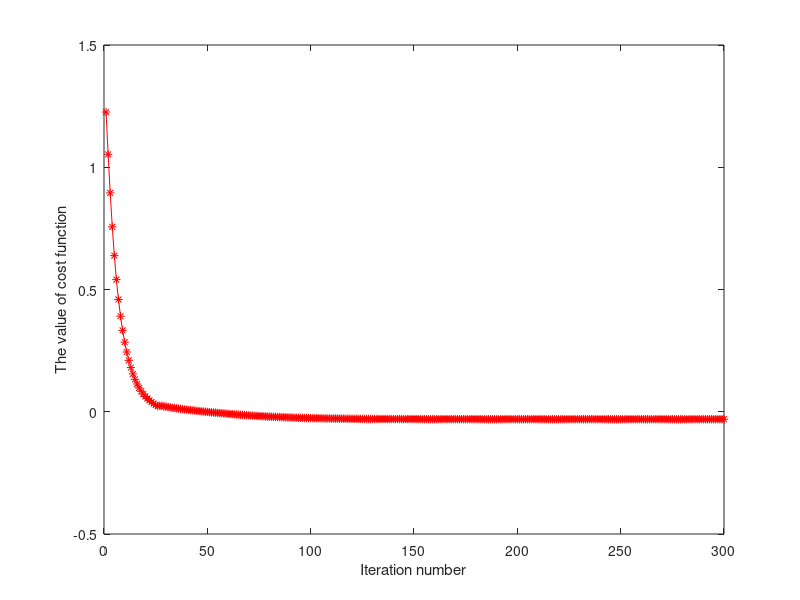
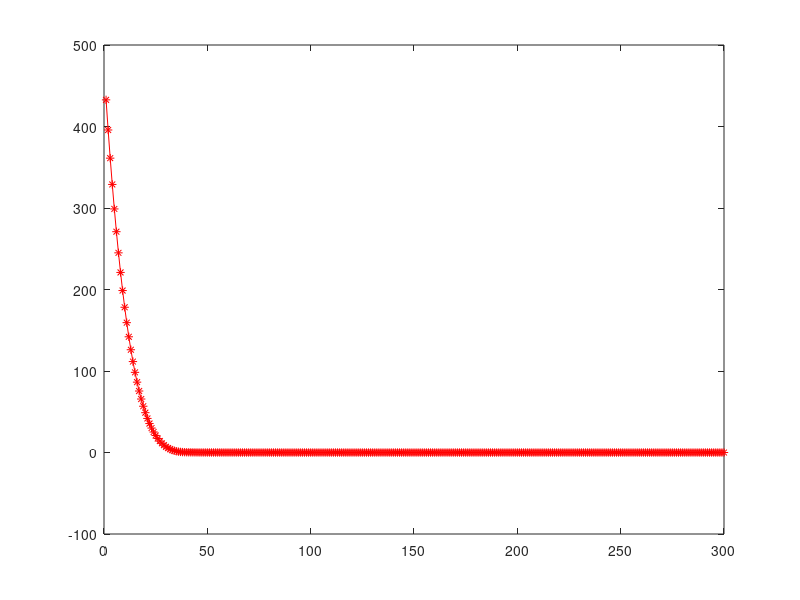
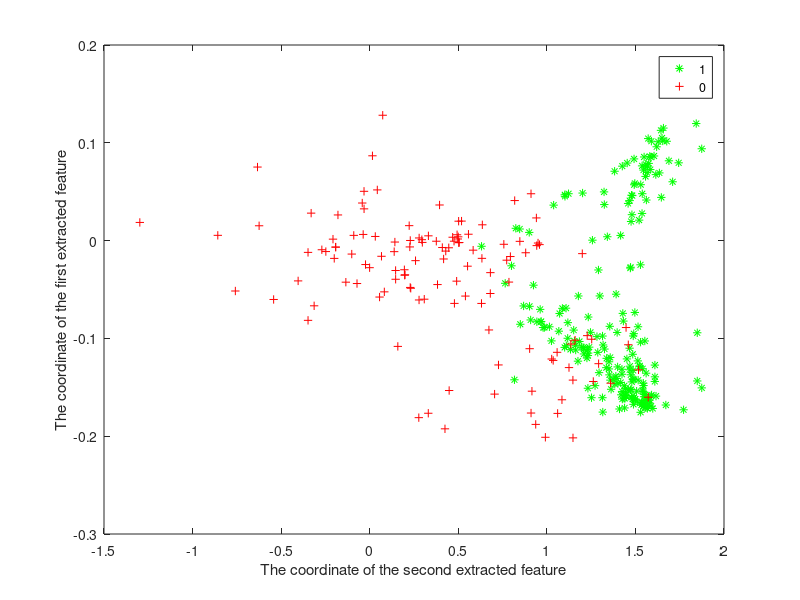

The MATLAB script that drew these images, in order: (Note: this script raises an error after producing the figures.)
clear all;
clc;
load('Ionospheredata.mat');
AA=sortrows(A,35);
A1=AA(1:225,1:34);
A2=AA(226:351,1:34);
Lables=AA(:,35);

no_fea =  34;
no_sam = 351;
no_sam1 = 225;
no_sam1 = 126;

 AA=[A1;A2] ;
mean_AA=mean(AA);
 
mean_A1=mean(A1);

mean_A2=mean(A2);



S_B=(225*(mean_A1-mean_AA)'*(mean_A1-mean_AA)+126*(mean_A2-mean_AA)'*(mean_A2-mean_AA));
%S_B=50*((mean_A1-mean_AA)'*(mean_A1-mean_AA)+(mean_A2-mean_AA)'*(mean_A2-mean_AA));

S_W=zeros(no_fea,no_fea);

[i j]=size(A1);


for k0=1:225
        S_W=S_W+(A1(k0,:)-mean_A1)'*(A1(k0,:)-mean_A1);
end


for k0=1:126
        S_W= S_W+(A2(k0,:)-mean_A2)'*(A2(k0,:)-mean_A2);
end


[m1,n1]=size(AA);
SB=S_B/351;
SW=S_W/351+eye(max(length(S_W)))*0.000001;
% E=S_W ;

[X Y]=eig(SB,SW)


%
v=1.3
%A=SW-v*SB;
A=-(SB-v*SW);
M=2;
W=rand(n1,M);
W2=rand(n1,M);
R2=eye(M);
I=eye(M);
R=rand(M,M);
R=R+R';
  
Iterations=300;
  
 r1=0.1;
  
r2=0.1

 r12=0.1;
  
r22=1;
 
Cost1=zeros(Iterations,1);
Cost2=zeros(Iterations,1);
Cost3=zeros(Iterations,1);
Cost4=zeros(Iterations,1);
Cost5=zeros(Iterations,1);
Cost6=zeros(Iterations,1);
for k=1:Iterations;

%%%%%% symmtric

DF1=2*A*W+2*W*(R.*(W'*W-I).*R)'+2*W*(R.*(W'*W-I).*R);
DF1=DF1/norm(DF1);
W=W-r1*DF1;
%W=W/norm(W);
W=orth(W);

 
DF2=(2*(R.*(W'*W-I)).*(W'*W-I))+(2*(R.*(W'*W-I)).*(W'*W-I))'-diag(diag(2*(R.*(W'*W-I)).*(W'*W-I)));
DF2=DF2/norm(DF2);
 if  Cost2(k)>0.01
     R=R+r2*DF2;
end
      
      
Cost1(k)=trace(W'*A*W)+trace((R.*(W'*W-I))'*(R.*(W'*W-I)));  
Cost2(k)=trace((R.*(W'*W-I))'*(R.*(W'*W-I)));
Cost3(k)=trace(W'*A*W);


%%%%%%%%%%%% diagnal 
DF3=2*A*W2+2*W2*(R2'*R2)*W2'*W2+2*W2*W2'*W2*(R2'*R2)-4*W2*R2'*R2;
%DF1=2*(SB-v*SW)*W+2*W*(R'*R)*W'*W+2*W*W'*W*(R'*R)-4*W*R'*R;
DF3=DF3/norm(DF3);
W2=W2-r12*DF3;
%W2=orth(W2);
 
DF4=diag(diag(2*R2*W2'*W2*W2'*W2-4*R2*W2'*W2+2*R2));
DF4=DF4/norm(DF4);
 if  Cost2(k)>0.01
            R2=R2+r22*DF4;
end
      
      
Cost4(k)=trace(W2'*A*W2)+trace(W2'*W2*R2'*R2*W2'*W2-R2'*R2*W2'*W2-W2'*W2*R2'*R2+R2'*R2);  
Cost5(k)=trace(W2'*W2*R2'*R2*W2'*W2-R2'*R2*W2'*W2-W2'*W2*R2'*R2+R2'*R2);
Cost6(k)=trace(W2'*A*W2);
 k 
end
 
figure(1)
plot(Cost1(1:Iterations),'r-*')

ylabel('The value of cost function');
xlabel('Iteration number');
 

figure(4)
plot(Cost4(1:Iterations),'r-*')

x11=W'*A1';
x12=W'*A2';
 figure(12)
plot(x11(1,:),x11(2,:),'g*')
hold on
plot(x12(1,:),x12(2,:),'r+')
ylabel('The coordinate of the first extracted feature');
xlabel('The coordinate of the second extracted feature');
legend('1','0')

 x1=W'*AA';
 x2=x1';
 
 svmStruct= svmtrain(x2,Lables,'Kernel_Function','rbf','method','LS','showplot',true); 
 
classes = svmclassify(svmStruct,x2);
nCorrect=sum(classes==Lables);
accuracy=nCorrect/length(classes)


% 
%  predict_label = knnclassify(x2, x2,Lables, 1);
% accuracy = length(find(predict_label==Lables))/length(Lables)*100



% model= svmtrain2(lab_tr,x2_tr,'-c 2 -t 2 -g 1 -q');
% [predict_label, accuracy, dec_values]= svmpredict(lab_te,x2_te,model);

% predict_label = knnclassify(x2_te, x2_tr,Lables_tr, 1);
% accuracy = length(find(predict_label==lab_te))/length(lab_te)*100

 x1=W2'*AA';
 x2=x1';
svmStruct= svmtrain(x2,Lables,'Kernel_Function','rbf','method','LS'); 
classes = svmclassify(svmStruct,x2);
nCorrect=sum(classes==Lables);
accuracy=nCorrect/length(classes)
